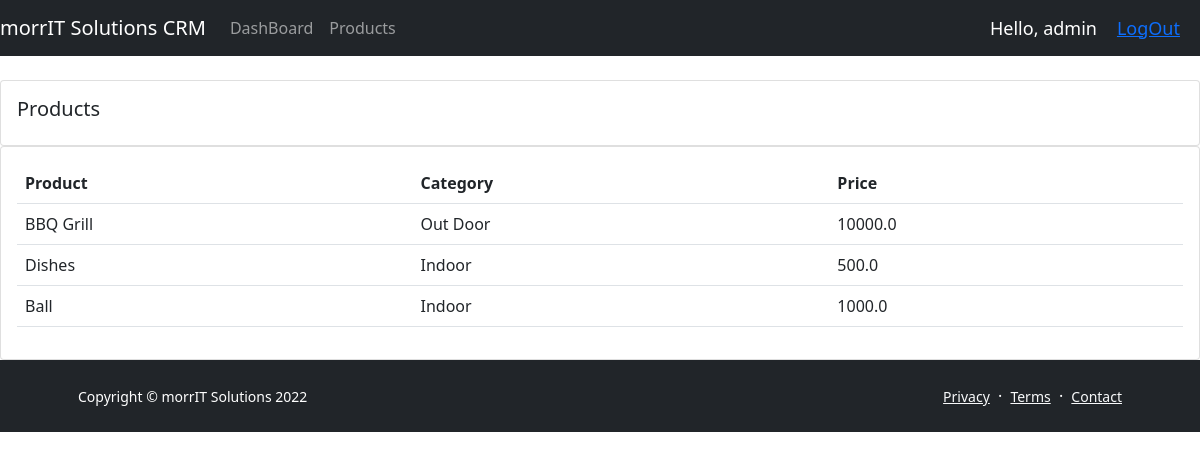
Screenshot of /products/ (signed in) with the database file from the repository.
### accounts/models.py (models this page shows, shortened)
class Product(models.Model):
    CATEGORY = (
        ('Indoor', 'Indoor'),
        ('Out Door', 'Out Door')
    )
    name= models.CharField(max_length=200, null=True)
    price= models.FloatField(null=True)
    category= models.CharField(max_length=200, null=True, choices=CATEGORY)
    description= models.CharField(max_length=200, null=True, blank=True)
    description= models.CharField(max_length=200, null=True, blank=True)
    description= models.CharField(max_length=200, null=True, blank=True)
    date_created= models.DateField(auto_now_add=True, null=True)
    tags = models.ManyToManyField(Tag)

### accounts/decorators.py (the view)
        def wrapper_func(request, *args, **kwargs):
            group = None
            if request.user.groups.exists():
                group = request.user.groups.all()[0].name
                if group in allowed_roles:
                    return view_func(request, *args, **kwargs)
                else:
                    return HttpResponse('You are not authorized to view this page.')

### accounts/views.py (called while the page is built)
@login_required(login_url='login')
@allowed_users(allowed_roles=['admin'])
def products(request):
    products = Product.objects.all()
    return render(request, 'accounts/products.html', {'products': products})

### accounts/templates/accounts/products.html
{% extends 'accounts/main.html' %}
    {% block content %}
        <br/>
        <div class="row">
            <div class="col-md">
                <div class="card card-body">
                    <h5>Products</h5>
                </div>
                <div class="card card-body">
                    <table class="table">
                        <tr>
                            <th>Product</th>
                            <th>Category</th>
                            <th>Price</th>
                        </tr>
                        {% for item in products %}
                            <tr>
                                <td>{{ item.name }}</td>
                                <td>{{ item.category }}</td>
                                <td>{{ item.price }}</td>
                            </tr>
                        {% endfor %}
                    </table>
                </div>
            </div>
        </div>
    {% endblock %}

### accounts/templates/accounts/navbar.html (shortened to what this page needs)
<nav class="navbar navbar-expand-lg navbar-dark bg-dark">
  <a class="navbar-brand" href="#">morrIT Solutions CRM</a>
  <div class="collapse navbar-collapse" id="navbarNav">
    <ul class="navbar-nav">
        {% if request.user.is_staff %}
      <li class="nav-item active">
        <a class="nav-link" href="{%  url 'home' %}">DashBoard</span></a>
      </li>
      <li class="nav-item">
        <a class="nav-link" href="{%  url 'products' %}">Products</a>
      </li>
        {% else %}
          <li class="nav-item">
            <a class="nav-link" href="{% url 'account' %}">Settings</a>
          </li>
        {% endif %}
    </ul>
  </div>
  <span class="hello-msg">Hello, {{request.user}}</span>
  <span class="hello-msg"><a href="{% url 'logout' %}">LogOut</a> </span>
</nav>

### accounts/templates/accounts/navbar.html (style rules this page uses)
.hello-msg { font-size: 18px; color: white; margin-right: 20px; }

### rows the page displays
Product: name "BBQ Grill", category "Out Door", price "10000.0"
Product: name "Dishes", category "Indoor", price "500.0"
Product: name "Ball", category "Indoor", price "1000.0"

### other values shown
{{ request.user }} "admin"
